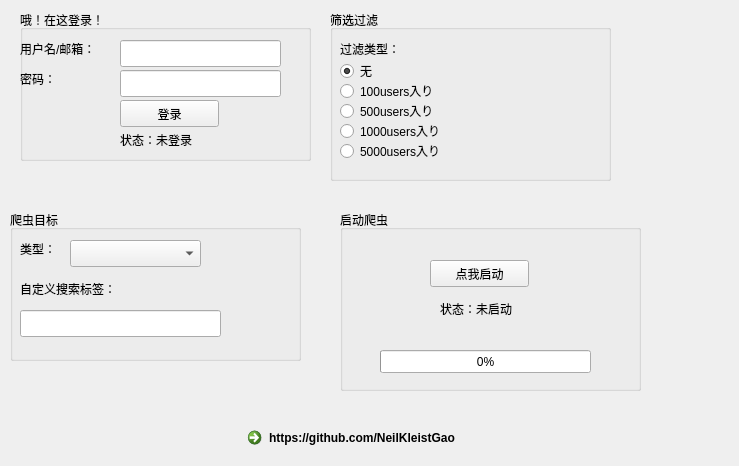
<?xml version="1.0" encoding="UTF-8"?>
<ui version="4.0">
 <class>Form</class>
 <widget class="QWidget" name="Form">
  <property name="geometry">
   <rect>
    <x>0</x>
    <y>0</y>
    <width>739</width>
    <height>466</height>
   </rect>
  </property>
  <property name="windowTitle">
   <string>PixivSpider</string>
  </property>
  <property name="windowIcon">
   <iconset>
    <normaloff>../../../下载/DESIGN_Pixiv_64px_1188739_easyicon.net.ico</normaloff>../../../下载/DESIGN_Pixiv_64px_1188739_easyicon.net.ico</iconset>
  </property>
  <widget class="QGroupBox" name="LoginBox">
   <property name="geometry">
    <rect>
     <x>20</x>
     <y>10</y>
     <width>291</width>
     <height>151</height>
    </rect>
   </property>
   <property name="title">
    <string>哦！在这登录！</string>
   </property>
   <widget class="QLabel" name="label">
    <property name="geometry">
     <rect>
      <x>0</x>
      <y>30</y>
      <width>101</width>
      <height>17</height>
     </rect>
    </property>
    <property name="text">
     <string>用户名/邮箱：</string>
    </property>
   </widget>
   <widget class="QLineEdit" name="userEdit">
    <property name="geometry">
     <rect>
      <x>100</x>
      <y>30</y>
      <width>161</width>
      <height>27</height>
     </rect>
    </property>
   </widget>
   <widget class="QLabel" name="label_2">
    <property name="geometry">
     <rect>
      <x>0</x>
      <y>60</y>
      <width>101</width>
      <height>17</height>
     </rect>
    </property>
    <property name="text">
     <string>密码：</string>
    </property>
   </widget>
   <widget class="QLineEdit" name="passwordEdit">
    <property name="geometry">
     <rect>
      <x>100</x>
      <y>60</y>
      <width>161</width>
      <height>27</height>
     </rect>
    </property>
    <property name="echoMode">
     <enum>QLineEdit::Password</enum>
    </property>
   </widget>
   <widget class="QPushButton" name="pushButton">
    <property name="geometry">
     <rect>
      <x>100</x>
      <y>90</y>
      <width>99</width>
      <height>27</height>
     </rect>
    </property>
    <property name="text">
     <string>登录</string>
    </property>
   </widget>
   <widget class="QLabel" name="state_label">
    <property name="geometry">
     <rect>
      <x>100</x>
      <y>120</y>
      <width>111</width>
      <height>20</height>
     </rect>
    </property>
    <property name="text">
     <string>状态：未登录</string>
    </property>
   </widget>
  </widget>
  <widget class="QGroupBox" name="tagBox">
   <property name="geometry">
    <rect>
     <x>10</x>
     <y>210</y>
     <width>291</width>
     <height>151</height>
    </rect>
   </property>
   <property name="title">
    <string>爬虫目标</string>
   </property>
   <widget class="QComboBox" name="typeBox">
    <property name="geometry">
     <rect>
      <x>60</x>
      <y>30</y>
      <width>131</width>
      <height>27</height>
     </rect>
    </property>
   </widget>
   <widget class="QLabel" name="label_3">
    <property name="geometry">
     <rect>
      <x>10</x>
      <y>30</y>
      <width>68</width>
      <height>17</height>
     </rect>
    </property>
    <property name="text">
     <string>类型：</string>
    </property>
   </widget>
   <widget class="QLabel" name="label_4">
    <property name="geometry">
     <rect>
      <x>10</x>
      <y>70</y>
      <width>131</width>
      <height>17</height>
     </rect>
    </property>
    <property name="text">
     <string>自定义搜索标签：</string>
    </property>
   </widget>
   <widget class="QLineEdit" name="tagEdit">
    <property name="geometry">
     <rect>
      <x>10</x>
      <y>100</y>
      <width>201</width>
      <height>27</height>
     </rect>
    </property>
   </widget>
  </widget>
  <widget class="QGroupBox" name="selectBox">
   <property name="geometry">
    <rect>
     <x>330</x>
     <y>10</y>
     <width>281</width>
     <height>171</height>
    </rect>
   </property>
   <property name="title">
    <string>筛选过滤</string>
   </property>
   <widget class="QLabel" name="label_5">
    <property name="geometry">
     <rect>
      <x>10</x>
      <y>30</y>
      <width>68</width>
      <height>17</height>
     </rect>
    </property>
    <property name="text">
     <string>过滤类型：</string>
    </property>
   </widget>
   <widget class="QRadioButton" name="lv1Button">
    <property name="geometry">
     <rect>
      <x>10</x>
      <y>50</y>
      <width>141</width>
      <height>22</height>
     </rect>
    </property>
    <property name="text">
     <string>无</string>
    </property>
    <property name="checked">
     <bool>true</bool>
    </property>
   </widget>
   <widget class="QRadioButton" name="lv2Button">
    <property name="geometry">
     <rect>
      <x>10</x>
      <y>70</y>
      <width>151</width>
      <height>22</height>
     </rect>
    </property>
    <property name="text">
     <string>100users入り</string>
    </property>
   </widget>
   <widget class="QRadioButton" name="lv3Button">
    <property name="geometry">
     <rect>
      <x>10</x>
      <y>90</y>
      <width>131</width>
      <height>22</height>
     </rect>
    </property>
    <property name="text">
     <string>500users入り</string>
    </property>
   </widget>
   <widget class="QRadioButton" name="lv4Button">
    <property name="geometry">
     <rect>
      <x>10</x>
      <y>110</y>
      <width>151</width>
      <height>22</height>
     </rect>
    </property>
    <property name="text">
     <string>1000users入り</string>
    </property>
   </widget>
   <widget class="QRadioButton" name="lv5Button">
    <property name="geometry">
     <rect>
      <x>10</x>
      <y>130</y>
      <width>151</width>
      <height>22</height>
     </rect>
    </property>
    <property name="text">
     <string>5000users入り</string>
    </property>
   </widget>
  </widget>
  <widget class="QGroupBox" name="groupBox">
   <property name="geometry">
    <rect>
     <x>340</x>
     <y>210</y>
     <width>301</width>
     <height>181</height>
    </rect>
   </property>
   <property name="title">
    <string>启动爬虫</string>
   </property>
   <widget class="QPushButton" name="pushButton_2">
    <property name="geometry">
     <rect>
      <x>90</x>
      <y>50</y>
      <width>99</width>
      <height>27</height>
     </rect>
    </property>
    <property name="text">
     <string>点我启动</string>
    </property>
   </widget>
   <widget class="QLabel" name="label_6">
    <property name="geometry">
     <rect>
      <x>100</x>
      <y>90</y>
      <width>91</width>
      <height>17</height>
     </rect>
    </property>
    <property name="text">
     <string>状态：未启动</string>
    </property>
   </widget>
   <widget class="QProgressBar" name="progressBar">
    <property name="geometry">
     <rect>
      <x>40</x>
      <y>140</y>
      <width>211</width>
      <height>23</height>
     </rect>
    </property>
    <property name="value">
     <number>0</number>
    </property>
   </widget>
  </widget>
  <widget class="QCommandLinkButton" name="commandLinkButton">
   <property name="geometry">
    <rect>
     <x>240</x>
     <y>420</y>
     <width>231</width>
     <height>31</height>
    </rect>
   </property>
   <property name="text">
    <string>https://github.com/NeilKleistGao</string>
   </property>
  </widget>
 </widget>
 <resources/>
 <connections/>
</ui>
